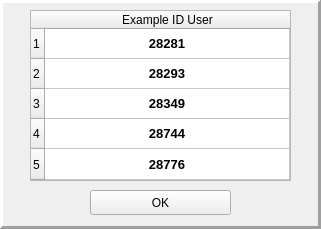
<?xml version="1.0" encoding="UTF-8"?>
<ui version="4.0">
 <class>WindowExamples</class>
 <widget class="QWidget" name="WindowExamples">
  <property name="geometry">
   <rect>
    <x>0</x>
    <y>0</y>
    <width>321</width>
    <height>229</height>
   </rect>
  </property>
  <property name="sizePolicy">
   <sizepolicy hsizetype="Fixed" vsizetype="Fixed">
    <horstretch>0</horstretch>
    <verstretch>0</verstretch>
   </sizepolicy>
  </property>
  <property name="minimumSize">
   <size>
    <width>321</width>
    <height>229</height>
   </size>
  </property>
  <property name="maximumSize">
   <size>
    <width>321</width>
    <height>229</height>
   </size>
  </property>
  <property name="windowTitle">
   <string>Help ID</string>
  </property>
  <property name="windowIcon">
   <iconset>
    <selectedon>:/Image/HelpID.jpg</selectedon>
   </iconset>
  </property>
  <widget class="QFrame" name="frame">
   <property name="geometry">
    <rect>
     <x>0</x>
     <y>0</y>
     <width>321</width>
     <height>229</height>
    </rect>
   </property>
   <property name="sizePolicy">
    <sizepolicy hsizetype="Fixed" vsizetype="Fixed">
     <horstretch>0</horstretch>
     <verstretch>0</verstretch>
    </sizepolicy>
   </property>
   <property name="minimumSize">
    <size>
     <width>321</width>
     <height>229</height>
    </size>
   </property>
   <property name="maximumSize">
    <size>
     <width>321</width>
     <height>229</height>
    </size>
   </property>
   <property name="frameShape">
    <enum>QFrame::Panel</enum>
   </property>
   <property name="frameShadow">
    <enum>QFrame::Raised</enum>
   </property>
   <property name="lineWidth">
    <number>3</number>
   </property>
   <widget class="QTableWidget" name="tableWidget">
    <property name="geometry">
     <rect>
      <x>30</x>
      <y>10</y>
      <width>261</width>
      <height>171</height>
     </rect>
    </property>
    <property name="verticalScrollBarPolicy">
     <enum>Qt::ScrollBarAlwaysOff</enum>
    </property>
    <property name="horizontalScrollBarPolicy">
     <enum>Qt::ScrollBarAlwaysOff</enum>
    </property>
    <property name="sizeAdjustPolicy">
     <enum>QAbstractScrollArea::AdjustIgnored</enum>
    </property>
    <property name="editTriggers">
     <set>QAbstractItemView::NoEditTriggers</set>
    </property>
    <property name="selectionMode">
     <enum>QAbstractItemView::NoSelection</enum>
    </property>
    <property name="textElideMode">
     <enum>Qt::ElideLeft</enum>
    </property>
    <attribute name="horizontalHeaderCascadingSectionResizes">
     <bool>false</bool>
    </attribute>
    <attribute name="horizontalHeaderShowSortIndicator" stdset="0">
     <bool>false</bool>
    </attribute>
    <attribute name="horizontalHeaderStretchLastSection">
     <bool>true</bool>
    </attribute>
    <attribute name="verticalHeaderCascadingSectionResizes">
     <bool>true</bool>
    </attribute>
    <attribute name="verticalHeaderShowSortIndicator" stdset="0">
     <bool>false</bool>
    </attribute>
    <attribute name="verticalHeaderStretchLastSection">
     <bool>true</bool>
    </attribute>
    <row>
     <property name="text">
      <string>1 </string>
     </property>
    </row>
    <row>
     <property name="text">
      <string>2</string>
     </property>
    </row>
    <row>
     <property name="text">
      <string>3</string>
     </property>
    </row>
    <row>
     <property name="text">
      <string>4</string>
     </property>
    </row>
    <row>
     <property name="text">
      <string>5</string>
     </property>
    </row>
    <column>
     <property name="text">
      <string>Example ID User</string>
     </property>
    </column>
    <item row="0" column="0">
     <property name="text">
      <string>28281</string>
     </property>
     <property name="font">
      <font>
       <family>Arial</family>
       <pointsize>10</pointsize>
       <weight>75</weight>
       <bold>true</bold>
      </font>
     </property>
     <property name="textAlignment">
      <set>AlignCenter</set>
     </property>
    </item>
    <item row="1" column="0">
     <property name="text">
      <string>28293</string>
     </property>
     <property name="font">
      <font>
       <family>Arial</family>
       <pointsize>10</pointsize>
       <weight>75</weight>
       <bold>true</bold>
      </font>
     </property>
     <property name="textAlignment">
      <set>AlignCenter</set>
     </property>
    </item>
    <item row="2" column="0">
     <property name="text">
      <string>28349</string>
     </property>
     <property name="font">
      <font>
       <family>Arial</family>
       <pointsize>10</pointsize>
       <weight>75</weight>
       <bold>true</bold>
      </font>
     </property>
     <property name="textAlignment">
      <set>AlignCenter</set>
     </property>
    </item>
    <item row="3" column="0">
     <property name="text">
      <string>28744</string>
     </property>
     <property name="font">
      <font>
       <family>Arial</family>
       <pointsize>10</pointsize>
       <weight>75</weight>
       <bold>true</bold>
      </font>
     </property>
     <property name="textAlignment">
      <set>AlignCenter</set>
     </property>
    </item>
    <item row="4" column="0">
     <property name="text">
      <string>28776</string>
     </property>
     <property name="font">
      <font>
       <family>Arial</family>
       <pointsize>10</pointsize>
       <weight>75</weight>
       <bold>true</bold>
      </font>
     </property>
     <property name="textAlignment">
      <set>AlignCenter</set>
     </property>
    </item>
   </widget>
   <widget class="QPushButton" name="okButton">
    <property name="geometry">
     <rect>
      <x>90</x>
      <y>190</y>
      <width>141</width>
      <height>25</height>
     </rect>
    </property>
    <property name="maximumSize">
     <size>
      <width>16777215</width>
      <height>16777215</height>
     </size>
    </property>
    <property name="text">
     <string>OK</string>
    </property>
    <property name="checkable">
     <bool>true</bool>
    </property>
   </widget>
  </widget>
 </widget>
 <resources/>
 <connections/>
</ui>
